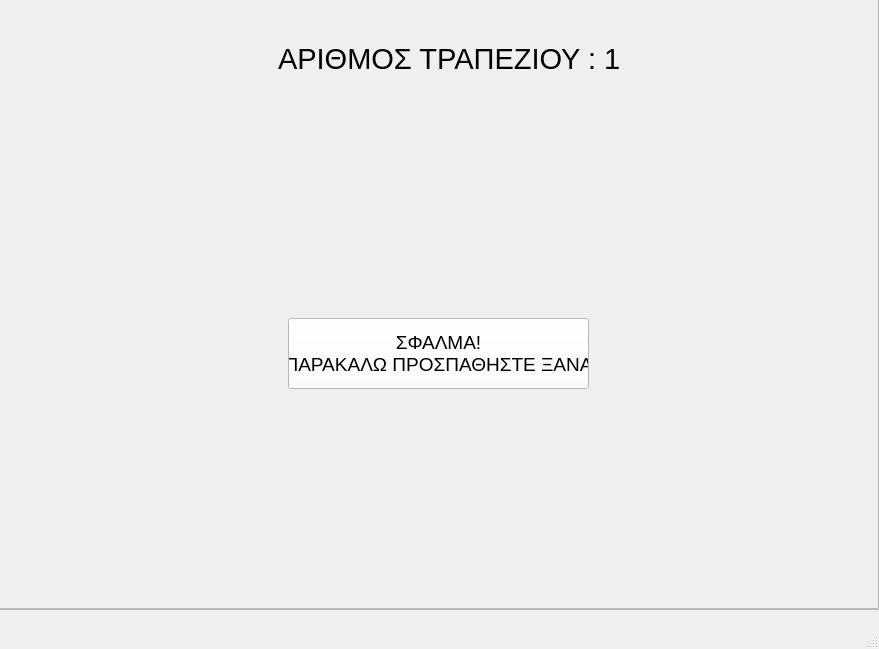
<?xml version="1.0" encoding="UTF-8"?>
<ui version="4.0">
 <class>MainWindow</class>
 <widget class="QMainWindow" name="MainWindow">
  <property name="geometry">
   <rect>
    <x>0</x>
    <y>0</y>
    <width>879</width>
    <height>649</height>
   </rect>
  </property>
  <property name="maximumSize">
   <size>
    <width>879</width>
    <height>649</height>
   </size>
  </property>
  <property name="windowTitle">
   <string>MainWindow</string>
  </property>
  <property name="styleSheet">
   <string notr="true"/>
  </property>
  <widget class="QWidget" name="centralwidget">
   <widget class="QLabel" name="label_4">
    <property name="geometry">
     <rect>
      <x>0</x>
      <y>0</y>
      <width>881</width>
      <height>631</height>
     </rect>
    </property>
    <property name="styleSheet">
     <string notr="true">background-image: url(:/newPrefix/istockphoto-874402896-612x612.jpg);</string>
    </property>
    <property name="text">
     <string/>
    </property>
    <property name="pixmap">
     <pixmap resource="../Qt designer/rr.qrc">:/newPrefix/istockphoto-874402896-612x612.jpg</pixmap>
    </property>
    <property name="scaledContents">
     <bool>true</bool>
    </property>
   </widget>
   <widget class="QFrame" name="frame">
    <property name="geometry">
     <rect>
      <x>-1</x>
      <y>-1</y>
      <width>881</width>
      <height>611</height>
     </rect>
    </property>
    <property name="frameShape">
     <enum>QFrame::StyledPanel</enum>
    </property>
    <property name="frameShadow">
     <enum>QFrame::Raised</enum>
    </property>
    <widget class="QLabel" name="label_5">
     <property name="geometry">
      <rect>
       <x>710</x>
       <y>460</y>
       <width>171</width>
       <height>151</height>
      </rect>
     </property>
     <property name="styleSheet">
      <string notr="true">background-image: url(:/newPrefix/Εικόνα1.gif);</string>
     </property>
     <property name="text">
      <string/>
     </property>
     <property name="pixmap">
      <pixmap resource="../Qt designer/rr.qrc">:/newPrefix/Εικόνα1.gif</pixmap>
     </property>
     <property name="scaledContents">
      <bool>true</bool>
     </property>
    </widget>
    <widget class="QFrame" name="frame_2">
     <property name="geometry">
      <rect>
       <x>-1</x>
       <y>-1</y>
       <width>881</width>
       <height>611</height>
      </rect>
     </property>
     <property name="frameShape">
      <enum>QFrame::StyledPanel</enum>
     </property>
     <property name="frameShadow">
      <enum>QFrame::Raised</enum>
     </property>
     <widget class="QLabel" name="label">
      <property name="geometry">
       <rect>
        <x>280</x>
        <y>40</y>
        <width>341</width>
        <height>41</height>
       </rect>
      </property>
      <property name="font">
       <font>
        <pointsize>22</pointsize>
       </font>
      </property>
      <property name="styleSheet">
       <string notr="true">color: rgb(0, 0, 0);</string>
      </property>
      <property name="text">
       <string>ΑΡΙΘΜΟΣ ΤΡΑΠΕΖΙΟΥ : 1</string>
      </property>
     </widget>
     <widget class="QLabel" name="label_2">
      <property name="geometry">
       <rect>
        <x>370</x>
        <y>150</y>
        <width>141</width>
        <height>131</height>
       </rect>
      </property>
      <property name="text">
       <string/>
      </property>
      <property name="pixmap">
       <pixmap resource="../Qt designer/rr.qrc">:/newPrefix/kisspng-logo-clip-art-portable-network-graphics-image-hoge-snippets-go-packages-errors-gitlab-5d27af2dda1495.0830589515628818378933.png</pixmap>
      </property>
      <property name="scaledContents">
       <bool>true</bool>
      </property>
     </widget>
     <widget class="QPushButton" name="pushButton">
      <property name="geometry">
       <rect>
        <x>290</x>
        <y>320</y>
        <width>301</width>
        <height>71</height>
       </rect>
      </property>
      <property name="font">
       <font>
        <pointsize>14</pointsize>
       </font>
      </property>
      <property name="styleSheet">
       <string notr="true">color: rgb(0, 0, 0);
background-color: rgb(255, 255, 255);</string>
      </property>
      <property name="text">
       <string>ΣΦΑΛΜΑ!
ΠΑΡΑΚΑΛΩ ΠΡΟΣΠΑΘΗΣΤΕ ΞΑΝΑ</string>
      </property>
     </widget>
    </widget>
   </widget>
  </widget>
  <widget class="QMenuBar" name="menubar">
   <property name="geometry">
    <rect>
     <x>0</x>
     <y>0</y>
     <width>879</width>
     <height>21</height>
    </rect>
   </property>
  </widget>
  <widget class="QStatusBar" name="statusbar"/>
 </widget>
 <resources>
  <include location="../Qt designer/rr.qrc"/>
  <include location="../Qt designer/rr.qrc"/>
  <include location="../Qt designer/rr.qrc"/>
  <include location="../Qt designer/rr.qrc"/>
  <include location="../Qt designer/rr.qrc"/>
  <include location="../../Qt designer/rr.qrc"/>
 </resources>
 <connections/>
</ui>
